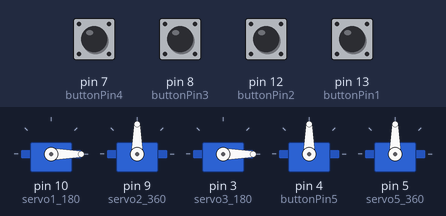
Simulated run of this sketch. Board: Arduino Uno, built with avr-gcc and run on an emulated ATmega328P. Parts: 5 × servo. The test bench sets the inputs (shaded band); at power-on: pin 7 (buttonPin4), pin 8 (buttonPin3), pin 12 (buttonPin2), pin 13 (buttonPin1) LOW.

Above: at 1.2 s.
1.3 s: pin 7 (buttonPin4) pulled HIGH for 0.15 s
At 1.37 s:
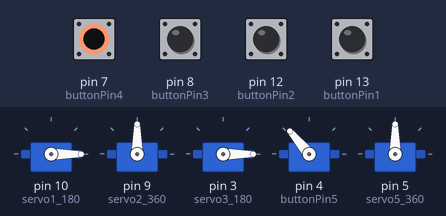
2.9 s: pin 8 (buttonPin3) pulled HIGH for 0.15 s
At 2.97 s:
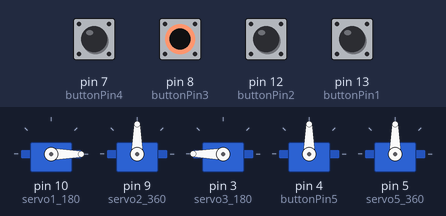
4.5 s: pin 12 (buttonPin2) pulled HIGH for 0.15 s
At 4.57 s:
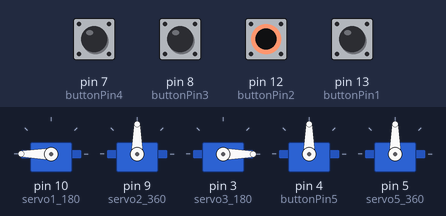
6.1 s: pin 13 (buttonPin1) pulled HIGH for 0.15 s
At 6.17 s:
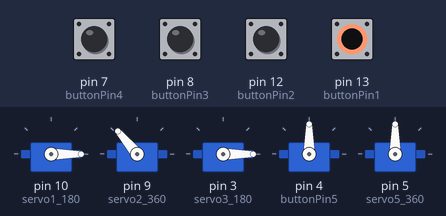
7.7 s: pin 7 (buttonPin4) driven HIGH and pin 8 (buttonPin3) driven HIGH
At 8.1 s:
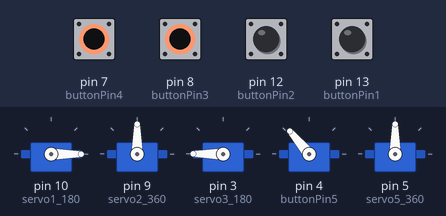
9.2 s: pin 12 (buttonPin2) pulled HIGH for 1 s
At 10.0 s:
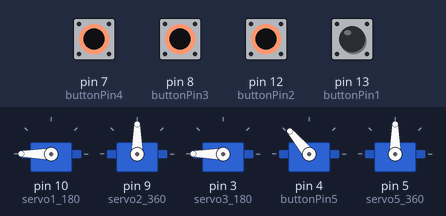
Timing chart, 0 to 12.2 s (numbered marks = the images above; inputs shaded):
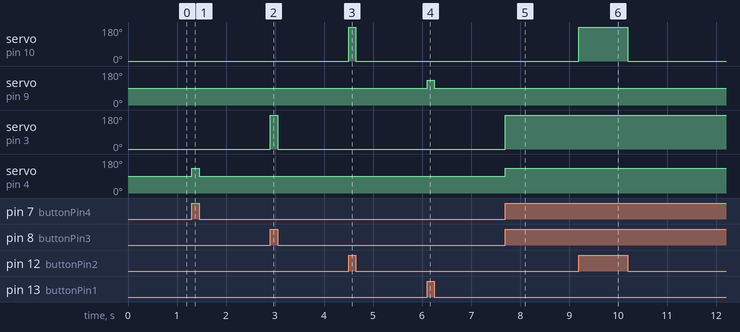

The sketch:

Kirby_Enclosure_SERVO180_SERVO360.ino
```cpp
#include <Servo.h>
Servo myservo;
Servo servo1_180;
Servo servo2_360;  //Servo 360 name
Servo servo3_180;
Servo servo4_360;
Servo servo5_360;
const int buttonPin1 = 13;
const int buttonPin2 = 12;
const int buttonPin3 = 8;
const int buttonPin4 = 7;
const int buttonPin5 = 4;
void setup() {
  // put your setup code here, to run once:
servo1_180.attach(10);   //Pin numbers
servo2_360.attach(9);
servo3_180.attach(3);
servo4_360.attach(4);
servo5_360.attach(5);
pinMode(buttonPin1,INPUT);
pinMode(buttonPin2,INPUT);
pinMode(buttonPin3,INPUT);
pinMode(buttonPin4,INPUT);
pinMode(buttonPin5,INPUT);
}

void loop() {
  // put your main code here, to run repeatedly:

if (digitalRead(buttonPin1) == HIGH){
  servo2_360.write(130); // speed of 360 spin
}else{
  servo2_360.write(90);
}

if (digitalRead(buttonPin2) == HIGH){
  servo1_180.write(180); // degree value of 180 turn
}else{
  servo1_180.write(0);
}

if (digitalRead(buttonPin3) == HIGH){
  servo3_180.write(180); // degree value of 180 turn
}else{
  servo3_180.write(0);
}

if (digitalRead(buttonPin4) == HIGH){
  servo4_360.write(130); // speed of 360 spin
}else{
  servo4_360.write(90);
}

if (digitalRead(buttonPin5) == HIGH){
  servo5_360.write(130); // speed of 360 spin
}else{
  servo5_360.write(90);
}
}
```

Measured:
- after the input at 1.3 s, servo on pin 4 (buttonPin5): 90° → 130° at once, → 90° 0.15 s later
- after the input at 2.9 s, servo on pin 3 (servo3_180): 0° → 180° at once, → 0° 0.15 s later
- after the input at 4.5 s, servo on pin 10 (servo1_180): 0° → 180° at once, → 0° 0.15 s later
- after the input at 6.1 s, servo on pin 9 (servo2_360): 90° → 130° at once, → 90° 0.15 s later
- after the input at 7.7 s, servo on pin 3 (servo3_180): 0° → 180° at once; servo on pin 4 (buttonPin5): 90° → 130° at once
- after the input at 9.2 s, servo on pin 10 (servo1_180): 0° → 180° at once, → 0° 1.0 s later
